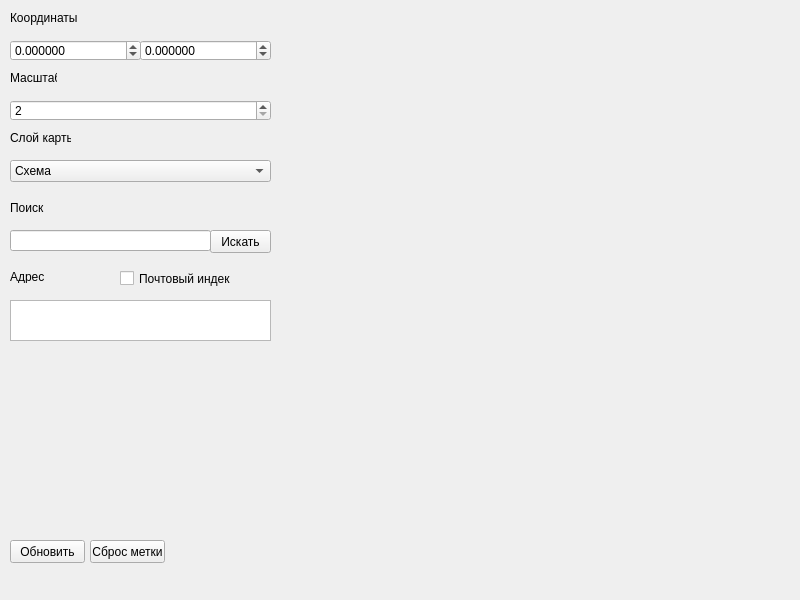
<?xml version="1.0" encoding="UTF-8"?>
<ui version="4.0">
 <class>MainWindow</class>
 <widget class="QMainWindow" name="MainWindow">
  <property name="geometry">
   <rect>
    <x>0</x>
    <y>0</y>
    <width>800</width>
    <height>600</height>
   </rect>
  </property>
  <property name="windowTitle">
   <string>MainWindow</string>
  </property>
  <widget class="QWidget" name="centralwidget">
   <widget class="QLabel" name="label">
    <property name="geometry">
     <rect>
      <x>10</x>
      <y>10</y>
      <width>71</width>
      <height>16</height>
     </rect>
    </property>
    <property name="text">
     <string>Координаты</string>
    </property>
   </widget>
   <widget class="QLabel" name="res">
    <property name="geometry">
     <rect>
      <x>330</x>
      <y>70</y>
      <width>450</width>
      <height>450</height>
     </rect>
    </property>
    <property name="text">
     <string/>
    </property>
   </widget>
   <widget class="QLabel" name="label_2">
    <property name="geometry">
     <rect>
      <x>10</x>
      <y>70</y>
      <width>47</width>
      <height>16</height>
     </rect>
    </property>
    <property name="text">
     <string>Масштаб</string>
    </property>
   </widget>
   <widget class="QDoubleSpinBox" name="size">
    <property name="geometry">
     <rect>
      <x>10</x>
      <y>100</y>
      <width>261</width>
      <height>21</height>
     </rect>
    </property>
    <property name="decimals">
     <number>0</number>
    </property>
    <property name="minimum">
     <double>2.000000000000000</double>
    </property>
    <property name="maximum">
     <double>17.000000000000000</double>
    </property>
    <property name="singleStep">
     <double>0.000000000000000</double>
    </property>
   </widget>
   <widget class="QDoubleSpinBox" name="c1">
    <property name="geometry">
     <rect>
      <x>10</x>
      <y>40</y>
      <width>131</width>
      <height>21</height>
     </rect>
    </property>
    <property name="decimals">
     <number>6</number>
    </property>
    <property name="minimum">
     <double>-180.000000000000000</double>
    </property>
    <property name="maximum">
     <double>180.000000000000000</double>
    </property>
    <property name="singleStep">
     <double>0.000000000000000</double>
    </property>
   </widget>
   <widget class="QDoubleSpinBox" name="c2">
    <property name="geometry">
     <rect>
      <x>140</x>
      <y>40</y>
      <width>131</width>
      <height>21</height>
     </rect>
    </property>
    <property name="decimals">
     <number>6</number>
    </property>
    <property name="minimum">
     <double>-90.000000000000000</double>
    </property>
    <property name="maximum">
     <double>90.000000000000000</double>
    </property>
    <property name="singleStep">
     <double>0.000000000000000</double>
    </property>
   </widget>
   <widget class="QLabel" name="err">
    <property name="geometry">
     <rect>
      <x>10</x>
      <y>570</y>
      <width>47</width>
      <height>16</height>
     </rect>
    </property>
    <property name="text">
     <string/>
    </property>
   </widget>
   <widget class="QPushButton" name="btn_show_map">
    <property name="geometry">
     <rect>
      <x>10</x>
      <y>540</y>
      <width>75</width>
      <height>23</height>
     </rect>
    </property>
    <property name="text">
     <string>Обновить</string>
    </property>
   </widget>
   <widget class="QComboBox" name="cb_layer">
    <property name="geometry">
     <rect>
      <x>10</x>
      <y>160</y>
      <width>261</width>
      <height>22</height>
     </rect>
    </property>
    <item>
     <property name="text">
      <string>Схема</string>
     </property>
    </item>
    <item>
     <property name="text">
      <string>Спутник</string>
     </property>
    </item>
    <item>
     <property name="text">
      <string>Гибрид</string>
     </property>
    </item>
   </widget>
   <widget class="QLabel" name="label_3">
    <property name="geometry">
     <rect>
      <x>10</x>
      <y>130</y>
      <width>61</width>
      <height>16</height>
     </rect>
    </property>
    <property name="text">
     <string>Слой карты</string>
    </property>
   </widget>
   <widget class="QLabel" name="label_4">
    <property name="geometry">
     <rect>
      <x>10</x>
      <y>200</y>
      <width>61</width>
      <height>16</height>
     </rect>
    </property>
    <property name="text">
     <string>Поиск</string>
    </property>
   </widget>
   <widget class="QLineEdit" name="le_search">
    <property name="geometry">
     <rect>
      <x>10</x>
      <y>230</y>
      <width>201</width>
      <height>21</height>
     </rect>
    </property>
   </widget>
   <widget class="QPushButton" name="btn_seacrh">
    <property name="geometry">
     <rect>
      <x>210</x>
      <y>230</y>
      <width>61</width>
      <height>23</height>
     </rect>
    </property>
    <property name="text">
     <string>Искать</string>
    </property>
   </widget>
   <widget class="QPushButton" name="btn_del_mark">
    <property name="geometry">
     <rect>
      <x>90</x>
      <y>540</y>
      <width>75</width>
      <height>23</height>
     </rect>
    </property>
    <property name="text">
     <string>Сброс метки</string>
    </property>
   </widget>
   <widget class="QLabel" name="label_5">
    <property name="geometry">
     <rect>
      <x>10</x>
      <y>270</y>
      <width>47</width>
      <height>13</height>
     </rect>
    </property>
    <property name="text">
     <string>Адрес</string>
    </property>
   </widget>
   <widget class="QTextEdit" name="le_address">
    <property name="geometry">
     <rect>
      <x>10</x>
      <y>300</y>
      <width>261</width>
      <height>41</height>
     </rect>
    </property>
   </widget>
   <widget class="QCheckBox" name="cb_postal_code">
    <property name="geometry">
     <rect>
      <x>120</x>
      <y>270</y>
      <width>111</width>
      <height>17</height>
     </rect>
    </property>
    <property name="text">
     <string>Почтовый индекс</string>
    </property>
   </widget>
  </widget>
 </widget>
 <resources/>
 <connections/>
</ui>
